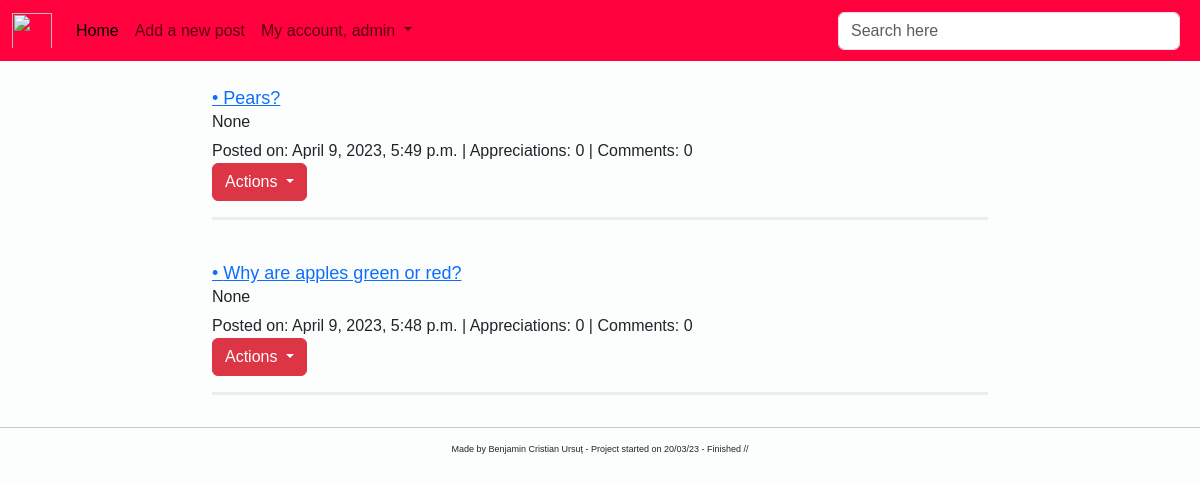
/all_posts/ (signed in), run on the app's committed database.
### post/models.py (models this page shows, shortened)
class Post(models.Model):
    image = models.ImageField(null=True, blank=True)
    title = models.CharField(max_length=200, null=True)
    description = RichTextField(blank=True, null=True)
    tags = models.CharField(max_length=200, null=True)
    small_description = models.TextField(null=True, blank=True)
    date = models.DateField(auto_now_add=True, null=True)
    likes = models.ManyToManyField(User, related_name='blog_posts', blank=True)
    dislikes = models.ManyToManyField(User, related_name='blog', blank=True)
    created_on = models.DateTimeField(auto_now_add=True, null=True)
    active = models.BooleanField(default=True)
    class Meta:
        ordering = ['-created_on']
    def total_like(self):
        return self.likes.count()
    def total_comments(self):
        return self.comments.count()

### post/views.py (the view)
# urls.py: path('all_posts/', views.PostListView.as_view(), name='view-blog'),
class PostListView(LoginRequiredMixin, ListView):
    template_name = 'post/list_of_post.html'
    model = Post
    context_object_name = 'all_posts'

### templates/post/list_of_post.html (shortened to what this page needs)
{% extends 'base.html' %}
{% block content %}
    <div class="container-fluid">
        <div class="row">
            <div class="col-md-8 offset-md-2">
                {% for post in all_posts %}
                    {% if post.active %}
                        <br>
                        <a href="{% url 'detail-blog' post.id %}" style="font-size: large">• {{ post.title }}</a>
                        {% if post.description %}
                            <h6>{{ post.small_description }}</h6>
                        {% endif %}
                        Posted on: {{ post.created_on }} |
                        Appreciations: {{ post.total_like }} |
                        Comments: {{ post.total_comments }}
                        {% if perms.post %}
                            <div class="dropdown">
                                <button class="btn btn-danger dropdown-toggle" type="button" data-bs-toggle="dropdown"
                                        aria-expanded="false">
                                    Actions
                                </button>
                            </div>
                        {% endif %}
                        <hr class="solid" style="border-top: 3px solid #bbb;">
                    {% endif %}
                {% endfor %}
            </div>
        </div>
    </div>
{% endblock %}

### templates/navbar.html (shortened to what this page needs)
<nav class="navbar navbar-expand-lg" style="background-color: #FF013C">
    <div class="container-fluid">
        <img class="navbar-brand"
             src="https://external-content.duckduckgo.com/iu/?u=http%3A%2F%2Fclipart-library.com%2Fimages_k%2Fbears-logo-transparent%2Fbears-logo-transparent-8.png&f=1&nofb=1&ipt=9b6f724f443e20de8c7bcab7ae8802b0dc1c161da96e5839c84b3e390552ac47&ipo=images"
             width="40px" height="45px">
        <div class="collapse navbar-collapse" id="navbarSupportedContent">
            <ul class="navbar-nav me-auto mb-2 mb-lg-0">
                <li class="nav-item">
                    <a class="nav-link active" aria-current="page" href="{% url 'home' %}">Home</a>
                </li>
                {% if perms.post.add_post %}
                    <li class="nav-item">
                        <a class="nav-link" href="{% url 'new-blog' %}">Add a new post</a>
                    </li>
                {% endif %}
                {% if user.is_authenticated %}
                    <li class="nav-item dropdown">
                    <a class="nav-link dropdown-toggle" href="#" role="button" data-bs-toggle="dropdown"
                       aria-expanded="false">
                        My account, {{ user.username }}
                    </a>
                {% endif %}
                </li>
            </ul>
            <form method="get" class="d-flex" role="search" action="{% url 'search' %}" style="width: 350px">
                <input class="form-control me-2" type="search" name="search" placeholder="Search here"
                       aria-label="Search">
            </form>
        </div>
    </div>
</nav>

### templates/base.html (style rules this page uses)
body { background-color: #fcfefe; font-family: Helvetica, sans-serif; }

### data on the page
Post: title "Pears?", small_description "None", created_on "April 9, 2023, 5:49 p.m.", total_like "0", total_comments "0"
Post: title "Why are apples green or red?", small_description "None", created_on "April 9, 2023, 5:48 p.m.", total_like "0", total_comments "0"

### other printed values
{{ user.username }} "admin"
